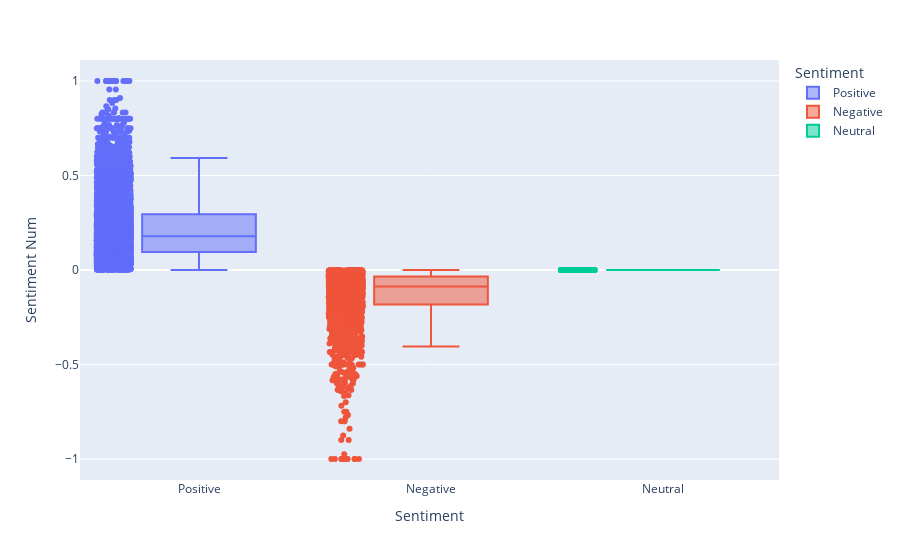

Write notebook code for a chart like this one.
### Code cell
px.box(df, x="Sentiment", y = "Sentiment Num", color = "Sentiment", points = "all")

### Figure 1 — Plotly figure (JSON) as saved in the notebook; plotly's stock layout.template omitted (floating-point values rounded to 4 significant figures; data arrays with more than 128 entries replaced by an {"elided": "..."} marker saying what was removed)
{"data": [{"alignmentgroup": "True", "boxpoints": "all", "hovertemplate": "Sentiment=%{x}<br>Sentiment Num=%{y}<extra></extra>", "legendgroup": "Positive", "marker": {"color": "#636efa"}, "name": "Positive", "notched": false, "offsetgroup": "Positive", "orientation": "v", "showlegend": true, "type": "box", "x": {"elided": "7756 str values"}, "x0": " ", "xaxis": "x", "y": {"elided": "7756 float values"}, "y0": " ", "yaxis": "y"}, {"alignmentgroup": "True", "boxpoints": "all", "hovertemplate": "Sentiment=%{x}<br>Sentiment Num=%{y}<extra></extra>", "legendgroup": "Negative", "marker": {"color": "#EF553B"}, "name": "Negative", "notched": false, "offsetgroup": "Negative", "orientation": "v", "showlegend": true, "type": "box", "x": {"elided": "2110 str values"}, "x0": " ", "xaxis": "x", "y": {"elided": "2110 float values"}, "y0": " ", "yaxis": "y"}, {"alignmentgroup": "True", "boxpoints": "all", "hovertemplate": "Sentiment=%{x}<br>Sentiment Num=%{y}<extra></extra>", "legendgroup": "Neutral", "marker": {"color": "#00cc96"}, "name": "Neutral", "notched": false, "offsetgroup": "Neutral", "orientation": "v", "showlegend": true, "type": "box", "x": {"elided": "134 str values"}, "x0": " ", "xaxis": "x", "y": {"elided": "134 int values"}, "y0": " ", "yaxis": "y"}], "layout": {"boxmode": "overlay", "legend": {"title": {"text": "Sentiment"}, "tracegroupgap": 0}, "margin": {"t": 60}, "xaxis": {"anchor": "y", "categoryarray": ["Positive", "Negative", "Neutral"], "categoryorder": "array", "domain": [0, 1], "title": {"text": "Sentiment"}}, "yaxis": {"anchor": "x", "domain": [0, 1], "title": {"text": "Sentiment Num"}}}}
